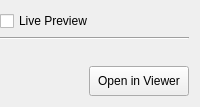
     <widget class="QFrame" name="f_preview_panel">
      <property name="enabled">
       <bool>true</bool>
      </property>
      <property name="sizePolicy">
       <sizepolicy hsizetype="MinimumExpanding" vsizetype="Preferred">
        <horstretch>0</horstretch>
        <verstretch>0</verstretch>
       </sizepolicy>
      </property>
      <property name="autoFillBackground">
       <bool>false</bool>
      </property>
      <property name="frameShape">
       <enum>QFrame::NoFrame</enum>
      </property>
      <layout class="QVBoxLayout" name="verticalLayout_2">
       <property name="leftMargin">
        <number>0</number>
       </property>
       <item>
        <layout class="QHBoxLayout" name="hl_image_preview_top">
         <item>
          <widget class="QCheckBox" name="cb_live_preview">
           <property name="text">
            <string>Live Preview</string>
           </property>
          </widget>
         </item>
        </layout>
       </item>
       <item>
        <widget class="Line" name="line_2">
         <property name="orientation">
          <enum>Qt::Horizontal</enum>
         </property>
        </widget>
       </item>
       <item>
        <widget class="QLabel" name="l_generated_image">
         <property name="sizePolicy">
          <sizepolicy hsizetype="Preferred" vsizetype="Preferred">
           <horstretch>0</horstretch>
           <verstretch>0</verstretch>
          </sizepolicy>
         </property>
         <property name="maximumSize">
          <size>
           <width>1000</width>
           <height>900</height>
          </size>
         </property>
         <property name="text">
          <string/>
         </property>
         <property name="scaledContents">
          <bool>true</bool>
         </property>
         <property name="alignment">
          <set>Qt::AlignCenter</set>
         </property>
        </widget>
       </item>
       <item>
        <spacer name="verticalSpacer_3">
         <property name="orientation">
          <enum>Qt::Vertical</enum>
         </property>
         <property name="sizeType">
          <enum>QSizePolicy::Expanding</enum>
         </property>
         <property name="sizeHint" stdset="0">
          <size>
           <width>0</width>
           <height>0</height>
          </size>
         </property>
        </spacer>
       </item>
       <item>
        <spacer name="horizontalSpacer">
         <property name="orientation">
          <enum>Qt::Horizontal</enum>
         </property>
         <property name="sizeType">
          <enum>QSizePolicy::Expanding</enum>
         </property>
         <property name="sizeHint" stdset="0">
          <size>
           <width>1</width>
           <height>0</height>
          </size>
         </property>
        </spacer>
       </item>
       <item>
        <layout class="QHBoxLayout" name="hl_image_preview_bottom">
         <item>
          <spacer name="horizontalSpacer_3">
           <property name="orientation">
            <enum>Qt::Horizontal</enum>
           </property>
           <property name="sizeHint" stdset="0">
            <size>
             <width>40</width>
             <height>20</height>
            </size>
           </property>
          </spacer>
         </item>
         <item>
          <widget class="QPushButton" name="b_open_in_native_viewer">
           <property name="sizePolicy">
            <sizepolicy hsizetype="Fixed" vsizetype="Fixed">
             <horstretch>0</horstretch>
             <verstretch>0</verstretch>
            </sizepolicy>
           </property>
           <property name="minimumSize">
            <size>
             <width>100</width>
             <height>30</height>
            </size>
           </property>
           <property name="text">
            <string>Open in Viewer</string>
           </property>
          </widget>
         </item>
        </layout>
       </item>
      </layout>
     </widget>
